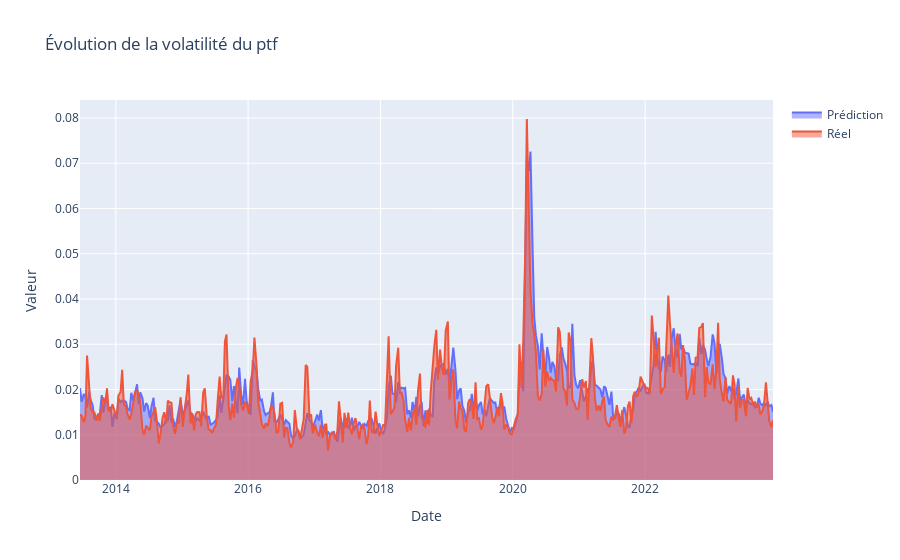

The notebook cell this image was saved under:
### Code cell
fig = go.Figure()

# Ajout de la série financière
fig.add_trace(go.Scatter(x = portfolio_avg_predictions.Date, 
                         y = portfolio_avg_predictions['Prediction'],
                         mode = 'lines',
                         name ='Prédiction', 
                         fill = "tozeroy"))

fig.add_trace(go.Scatter(x = portfolio_avg_predictions.Date, 
                         y = portfolio_avg_predictions['Volatility'],
                         mode = 'lines',
                         name ='Réel', 
                         fill = "tozeroy"))

# Mise à jour des titres
fig.update_layout(title="Évolution de la volatilité du ptf",
                  xaxis_title='Date',
                  yaxis_title='Valeur')

# Affichage du graphique
fig.show()

### Figure 1 — Plotly figure (JSON) as saved in the notebook; plotly's stock layout.template omitted (floating-point values rounded to 4 significant figures; data arrays with more than 128 entries replaced by an {"elided": "..."} marker saying what was removed)
{"data": [{"fill": "tozeroy", "mode": "lines", "name": "Prédiction", "type": "scatter", "x": {"elided": "378 str values"}, "y": {"elided": "378 float values"}}, {"fill": "tozeroy", "mode": "lines", "name": "Réel", "type": "scatter", "x": {"elided": "378 str values"}, "y": {"elided": "378 float values"}}], "layout": {"title": {"text": "Évolution de la volatilité du ptf"}, "xaxis": {"title": {"text": "Date"}}, "yaxis": {"title": {"text": "Valeur"}}}}
